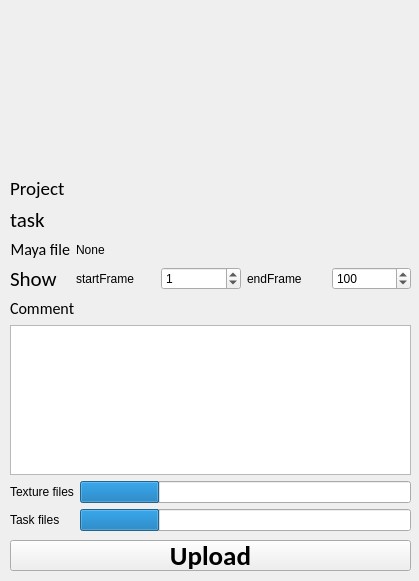
<?xml version="1.0" encoding="UTF-8"?>
<ui version="4.0">
 <class>Form</class>
 <widget class="QWidget" name="Form">
  <property name="geometry">
   <rect>
    <x>0</x>
    <y>0</y>
    <width>419</width>
    <height>581</height>
   </rect>
  </property>
  <property name="windowTitle">
   <string>Upload</string>
  </property>
  <widget class="QPushButton" name="pushButton_upload">
   <property name="geometry">
    <rect>
     <x>10</x>
     <y>540</y>
     <width>401</width>
     <height>31</height>
    </rect>
   </property>
   <property name="font">
    <font>
     <family>Calibri</family>
     <pointsize>20</pointsize>
     <weight>75</weight>
     <italic>false</italic>
     <bold>true</bold>
    </font>
   </property>
   <property name="text">
    <string>Upload</string>
   </property>
  </widget>
  <widget class="QWidget" name="gridLayoutWidget_3">
   <property name="geometry">
    <rect>
     <x>10</x>
     <y>10</y>
     <width>401</width>
     <height>521</height>
    </rect>
   </property>
   <layout class="QGridLayout" name="gridLayout_3">
    <item row="1" column="1">
     <layout class="QHBoxLayout" name="horizontalLayout">
      <item>
       <widget class="QLabel" name="label_6">
        <property name="sizePolicy">
         <sizepolicy hsizetype="Fixed" vsizetype="Preferred">
          <horstretch>0</horstretch>
          <verstretch>0</verstretch>
         </sizepolicy>
        </property>
        <property name="minimumSize">
         <size>
          <width>80</width>
          <height>0</height>
         </size>
        </property>
        <property name="text">
         <string/>
        </property>
       </widget>
      </item>
      <item>
       <widget class="QLabel" name="label_image">
        <property name="sizePolicy">
         <sizepolicy hsizetype="Preferred" vsizetype="Preferred">
          <horstretch>0</horstretch>
          <verstretch>0</verstretch>
         </sizepolicy>
        </property>
        <property name="minimumSize">
         <size>
          <width>212</width>
          <height>160</height>
         </size>
        </property>
        <property name="font">
         <font>
          <family>Calibri</family>
          <pointsize>16</pointsize>
         </font>
        </property>
        <property name="layoutDirection">
         <enum>Qt::LeftToRight</enum>
        </property>
        <property name="text">
         <string/>
        </property>
        <property name="scaledContents">
         <bool>false</bool>
        </property>
        <property name="alignment">
         <set>Qt::AlignCenter</set>
        </property>
        <property name="wordWrap">
         <bool>false</bool>
        </property>
       </widget>
      </item>
      <item>
       <widget class="QLabel" name="label_7">
        <property name="sizePolicy">
         <sizepolicy hsizetype="Fixed" vsizetype="Preferred">
          <horstretch>0</horstretch>
          <verstretch>0</verstretch>
         </sizepolicy>
        </property>
        <property name="minimumSize">
         <size>
          <width>80</width>
          <height>0</height>
         </size>
        </property>
        <property name="text">
         <string/>
        </property>
       </widget>
      </item>
     </layout>
    </item>
    <item row="8" column="1">
     <layout class="QGridLayout" name="gridLayout_2">
      <item row="1" column="1">
       <widget class="QProgressBar" name="progressBar_taskFiles">
        <property name="value">
         <number>24</number>
        </property>
        <property name="textVisible">
         <bool>false</bool>
        </property>
       </widget>
      </item>
      <item row="0" column="1">
       <widget class="QProgressBar" name="progressBar_texFiles">
        <property name="value">
         <number>24</number>
        </property>
        <property name="textVisible">
         <bool>false</bool>
        </property>
       </widget>
      </item>
      <item row="0" column="0">
       <widget class="QLabel" name="label_3">
        <property name="text">
         <string>Texture files</string>
        </property>
       </widget>
      </item>
      <item row="1" column="0">
       <widget class="QLabel" name="label_5">
        <property name="text">
         <string>Task files</string>
        </property>
       </widget>
      </item>
     </layout>
    </item>
    <item row="4" column="1">
     <layout class="QGridLayout" name="gridLayout_4">
      <item row="1" column="0">
       <widget class="QLabel" name="label_10">
        <property name="font">
         <font>
          <family>Calibri</family>
          <pointsize>16</pointsize>
         </font>
        </property>
        <property name="layoutDirection">
         <enum>Qt::LeftToRight</enum>
        </property>
        <property name="text">
         <string>Show</string>
        </property>
        <property name="alignment">
         <set>Qt::AlignLeading|Qt::AlignLeft|Qt::AlignTop</set>
        </property>
       </widget>
      </item>
      <item row="0" column="1">
       <widget class="QLabel" name="label_taskFile">
        <property name="minimumSize">
         <size>
          <width>200</width>
          <height>0</height>
         </size>
        </property>
        <property name="text">
         <string>None</string>
        </property>
       </widget>
      </item>
      <item row="0" column="0">
       <widget class="QLabel" name="label_1">
        <property name="sizePolicy">
         <sizepolicy hsizetype="Fixed" vsizetype="Preferred">
          <horstretch>0</horstretch>
          <verstretch>0</verstretch>
         </sizepolicy>
        </property>
        <property name="minimumSize">
         <size>
          <width>0</width>
          <height>0</height>
         </size>
        </property>
        <property name="font">
         <font>
          <family>Calibri</family>
          <pointsize>12</pointsize>
         </font>
        </property>
        <property name="text">
         <string>Maya file</string>
        </property>
        <property name="alignment">
         <set>Qt::AlignRight|Qt::AlignTrailing|Qt::AlignVCenter</set>
        </property>
       </widget>
      </item>
      <item row="1" column="1">
       <layout class="QHBoxLayout" name="horizontalLayout_3">
        <item>
         <widget class="QLabel" name="label_startFrame">
          <property name="text">
           <string>startFrame</string>
          </property>
         </widget>
        </item>
        <item>
         <widget class="QSpinBox" name="spinBox_startFrame">
          <property name="maximum">
           <number>9999</number>
          </property>
          <property name="value">
           <number>1</number>
          </property>
         </widget>
        </item>
        <item>
         <widget class="QLabel" name="label_endFrame">
          <property name="text">
           <string>endFrame</string>
          </property>
         </widget>
        </item>
        <item>
         <widget class="QSpinBox" name="spinBox_endFrame">
          <property name="maximumSize">
           <size>
            <width>16777215</width>
            <height>16777215</height>
           </size>
          </property>
          <property name="maximum">
           <number>99999</number>
          </property>
          <property name="value">
           <number>100</number>
          </property>
         </widget>
        </item>
       </layout>
      </item>
     </layout>
    </item>
    <item row="3" column="1">
     <widget class="QLabel" name="label_task">
      <property name="font">
       <font>
        <family>Calibri</family>
        <pointsize>16</pointsize>
       </font>
      </property>
      <property name="text">
       <string>task</string>
      </property>
      <property name="alignment">
       <set>Qt::AlignLeading|Qt::AlignLeft|Qt::AlignVCenter</set>
      </property>
     </widget>
    </item>
    <item row="6" column="1">
     <widget class="QLabel" name="label_2">
      <property name="font">
       <font>
        <family>Calibri</family>
        <pointsize>12</pointsize>
       </font>
      </property>
      <property name="text">
       <string>Comment</string>
      </property>
      <property name="alignment">
       <set>Qt::AlignLeading|Qt::AlignLeft|Qt::AlignTop</set>
      </property>
     </widget>
    </item>
    <item row="7" column="1">
     <widget class="QTextEdit" name="textEdit_comment"/>
    </item>
    <item row="2" column="1">
     <layout class="QHBoxLayout" name="horizontalLayout_4">
      <item>
       <widget class="QLabel" name="label_proj">
        <property name="maximumSize">
         <size>
          <width>70</width>
          <height>16777215</height>
         </size>
        </property>
        <property name="font">
         <font>
          <family>Calibri</family>
          <pointsize>14</pointsize>
         </font>
        </property>
        <property name="text">
         <string>Project</string>
        </property>
       </widget>
      </item>
      <item>
       <widget class="QLabel" name="label_Project">
        <property name="text">
         <string/>
        </property>
       </widget>
      </item>
     </layout>
    </item>
   </layout>
  </widget>
 </widget>
 <resources/>
 <connections/>
</ui>
